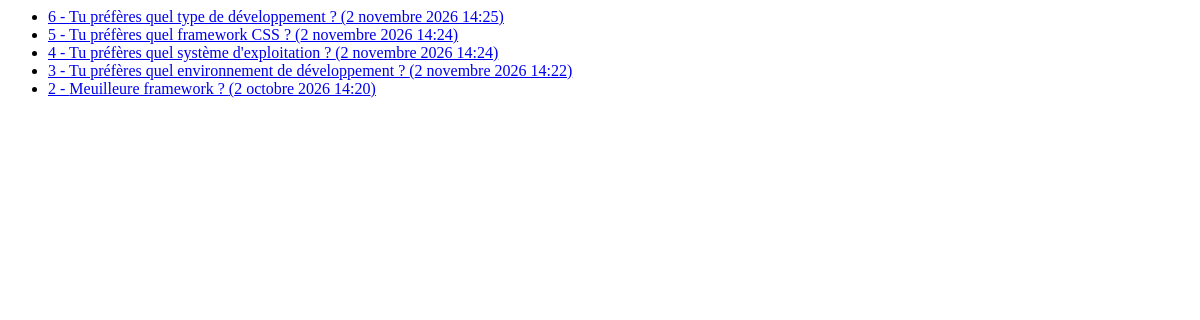
Before: /polls/ with the older database file.
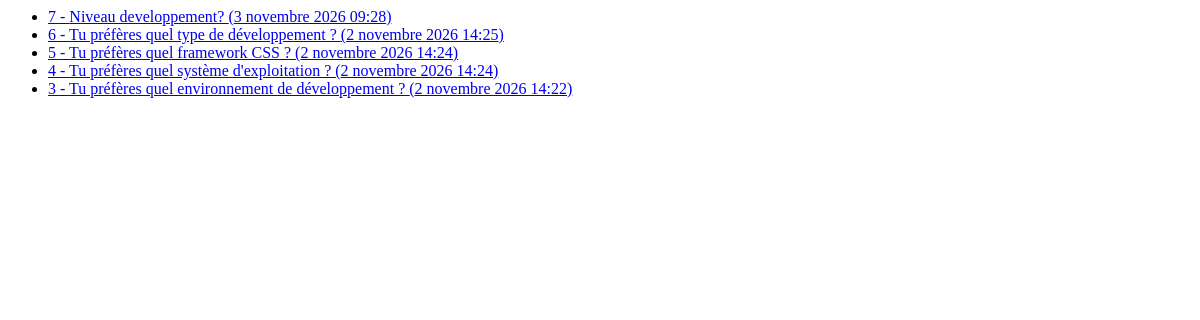
After: the same page with the newer database file.
### polls/models.py (models this page shows, shortened)
class Question(models.Model):
    question_text = models.CharField(max_length=200)
    pub_date = models.DateTimeField("date published")

### polls/views.py (the view)
# urls.py: path("", views.IndexView.as_view(), name="index"),
class IndexView(generic.ListView):
    template_name = "polls/index.html"
    context_object_name = "latest_question_list"
    def get_queryset(self):
        return Question.objects.order_by("-pub_date")[:5]

### polls/templates/polls/index.html
{% if latest_question_list %}
    <ul>
    {% for question in latest_question_list %}
        <li><a href="{% url 'polls:detail' question.id %}">{{question.id}} - {{ question.question_text }} ({{ question.pub_date }})</a></li>
    {% endfor %}
    </ul>
{% else %}
    <p>No polls are available.</p>
{% endif %}

Changed rows visible on the page:
no longer on this page (row unchanged): Question: id "2", question_text "Meuilleure framework ?", pub_date "2 octobre 2026 14:20"
added Question: id "7", question_text "Niveau developpement?", pub_date "3 novembre 2026 09:28"
